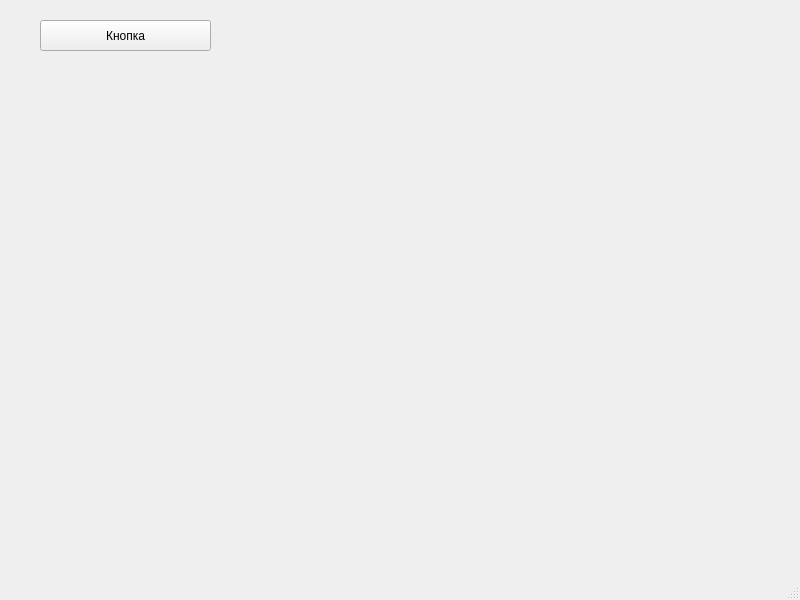
<?xml version="1.0" encoding="UTF-8"?>
<ui version="4.0">
 <class>MainWindow</class>
 <widget class="QMainWindow" name="MainWindow">
  <property name="geometry">
   <rect>
    <x>0</x>
    <y>0</y>
    <width>800</width>
    <height>600</height>
   </rect>
  </property>
  <property name="windowTitle">
   <string>MainWindow</string>
  </property>
  <widget class="QWidget" name="centralwidget">
   <widget class="QPushButton" name="pb">
    <property name="geometry">
     <rect>
      <x>40</x>
      <y>20</y>
      <width>171</width>
      <height>31</height>
     </rect>
    </property>
    <property name="text">
     <string>Кнопка</string>
    </property>
   </widget>
  </widget>
  <widget class="QMenuBar" name="menubar">
   <property name="geometry">
    <rect>
     <x>0</x>
     <y>0</y>
     <width>800</width>
     <height>22</height>
    </rect>
   </property>
  </widget>
  <widget class="QStatusBar" name="statusbar"/>
 </widget>
 <resources/>
 <connections/>
</ui>
